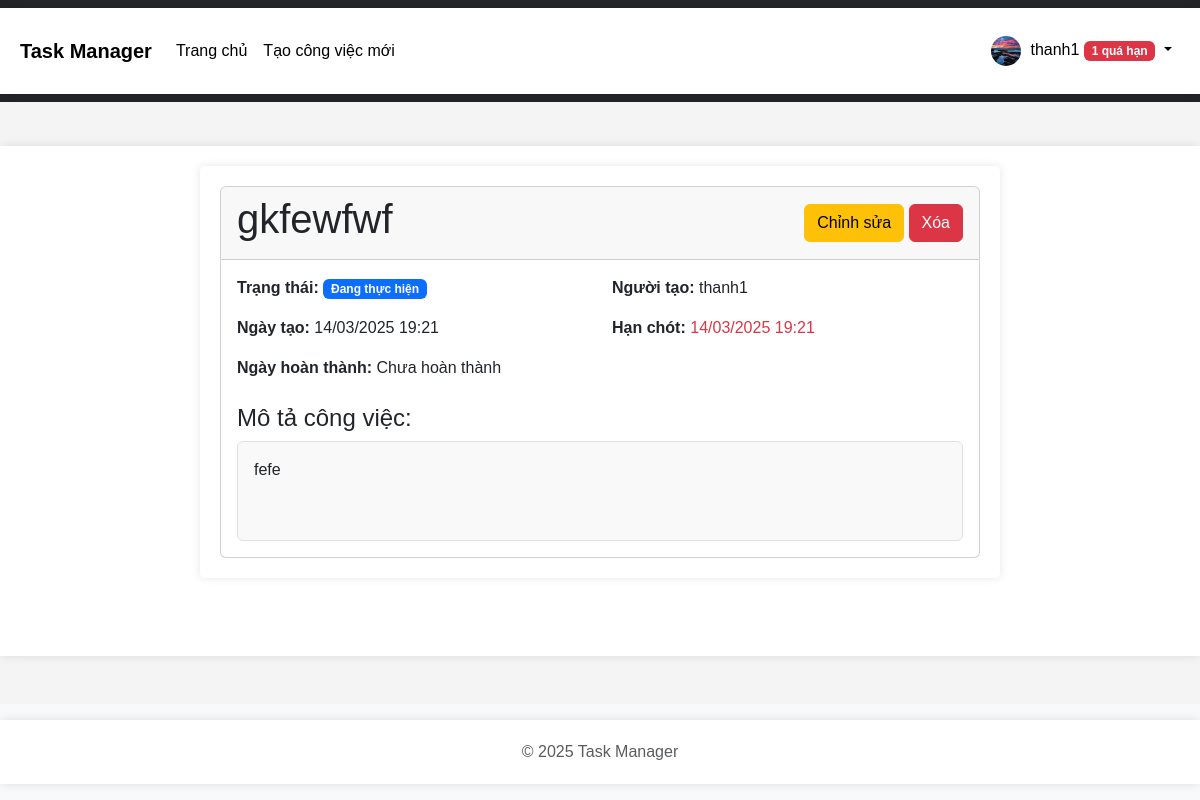
The app's page /view/1 (signed in), older data.
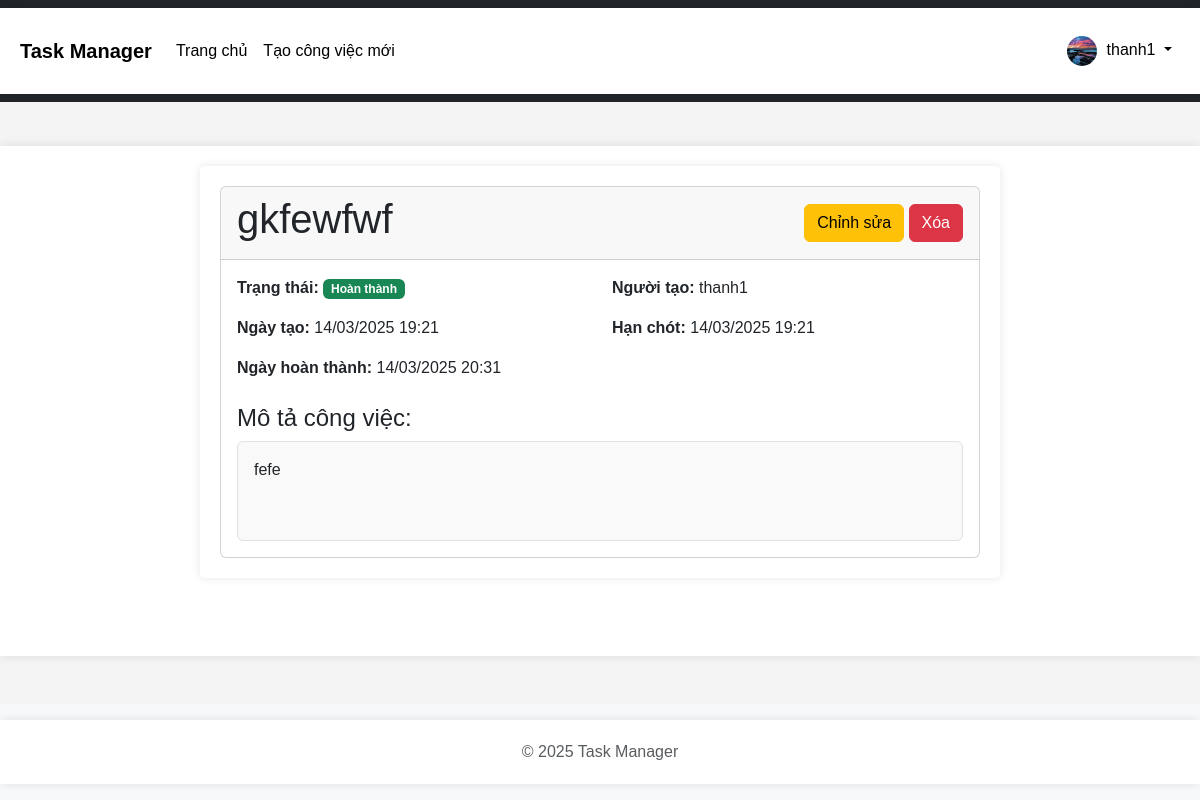
The same page, newer data.
### app/models.py (models this page shows, shortened)
class Task(db.Model):
    id = db.Column(db.Integer, primary_key=True)
    title = db.Column(db.String(100), nullable=False)
    description = db.Column(db.Text)
    status = db.Column(db.String(20), default='pending')  # pending, in_progress, completed
    created = db.Column(db.DateTime, default=datetime.utcnow)
    deadline = db.Column(db.DateTime)
    finished = db.Column(db.DateTime)
    user_id = db.Column(db.Integer, db.ForeignKey('user.id'), nullable=False)
    def is_overdue(self):
        return not self.finished and self.deadline and self.deadline < datetime.utcnow()

### app/routes/tasks.py (the view)
@bp.route('/view/<int:task_id>')
@login_required
def view(task_id):
    task = Task.query.get_or_404(task_id)
    if not current_user.is_admin and task.user_id != current_user.id:
        flash('Bạn không có quyền xem công việc này.', 'danger')
        return redirect(url_for('tasks.index'))
    return render_template('tasks/view.html', title=task.title, task=task)

### app/__init__.py (called while the page is built)
def create_app(config_name='default'):
    app = Flask(__name__)
    app.config.from_object(config[config_name])
    db.init_app(app)
    migrate.init_app(app, db)
    login_manager.init_app(app)
    @app.template_filter('nl2br')
    def nl2br_filter(text):
        if text:
            return jinja2.utils.markupsafe.Markup(text.replace('\n', '<br>'))
        return ''
    from app.routes.auth import bp as auth_bp
    from app.routes.tasks import bp as tasks_bp
    app.register_blueprint(auth_bp)
    app.register_blueprint(tasks_bp)
    avatar_dir = os.path.join(app.static_folder, 'avatars')
    if not os.path.exists(avatar_dir):
        os.makedirs(avatar_dir)
    @login_manager.user_loader
    def load_user(user_id):
        from app.models import User
        return User.query.get(int(user_id))
    return app

### app/models.py (called while the page is built)
    @property
    def overdue_count(self):
        return Task.query.filter_by(user_id=self.id, finished=None).filter(
            Task.deadline < datetime.utcnow()).count()

### app/templates/tasks/view.html (shortened to what this page needs)
{% extends "base.html" %}
{% block content %}
    <div class="view-task-container">
        <div class="card">
            <div class="card-header d-flex justify-content-between align-items-center">
                <h1 class="card-title">{{ task.title }}</h1>
                <div>
                    <a href="{{ url_for('tasks.edit', task_id=task.id) }}" class="btn btn-warning">Chỉnh sửa</a>
                    <button class="btn btn-danger" data-bs-toggle="modal" data-bs-target="#deleteModal">Xóa</button>
                </div>
            </div>
            <div class="card-body">
                <div class="row mb-3">
                    <div class="col-md-6">
                        <strong>Trạng thái:</strong>
                        {% if task.status == 'pending' %}
                            <span class="badge bg-warning">Chờ xử lý</span>
                        {% elif task.status == 'in_progress' %}
                            <span class="badge bg-primary">Đang thực hiện</span>
                        {% elif task.status == 'completed' %}
                            <span class="badge bg-success">Hoàn thành</span>
                        {% endif %}
                    </div>
                    <div class="col-md-6">
                        <strong>Người tạo:</strong> {{ task.user.username }}
                    </div>
                </div>
                <div class="row mb-3">
                    <div class="col-md-6">
                        <strong>Ngày tạo:</strong> {{ task.created.strftime('%d/%m/%Y %H:%M') }}
                    </div>
                    <div class="col-md-6">
                        <strong>Hạn chót:</strong>
                        <span class="{% if task.is_overdue() %}text-danger{% endif %}">
                            {{ task.deadline.strftime('%d/%m/%Y %H:%M') if task.deadline else 'N/A' }}
                        </span>
                    </div>
                </div>
                <div class="row mb-3">
                    <div class="col-md-6">
                        <strong>Ngày hoàn thành:</strong> {{ task.finished.strftime('%d/%m/%Y %H:%M') if task.finished else 'Chưa hoàn thành' }}
                    </div>
                </div>
                <div class="mt-4">
                    <h4>Mô tả công việc:</h4>
                    <div class="description-box p-3 border rounded">
                        {% if task.description %}
                            {{ task.description|nl2br }}
                        {% else %}
                            <em>Không có mô tả</em>
                        {% endif %}
                    </div>
                </div>
            </div>
        </div>
    </div>
{% endblock %}

### app/templates/base.html (shortened to what this page needs)
<!DOCTYPE html>
<html lang="vi">
<head>
    <link href="https://cdn.jsdelivr.net/npm/bootstrap@5.3.0-alpha1/dist/css/bootstrap.min.css" rel="stylesheet">
    <link rel="stylesheet" href="{{ url_for('static', filename='css/main.css') }}">
</head>
<body>
    <header>
        <nav class="navbar navbar-expand-lg navbar-dark bg-dark">
            <div class="container">
                <a class="navbar-brand" href="{{ url_for('tasks.index') }}">Task Manager</a>
                <div class="collapse navbar-collapse" id="navbarNav">
                    <ul class="navbar-nav me-auto">
                        {% if current_user.is_authenticated %}
                            <li class="nav-item">
                                <a class="nav-link" href="{{ url_for('tasks.index') }}">Trang chủ</a>
                            </li>
                            <li class="nav-item">
                                <a class="nav-link" href="{{ url_for('tasks.create') }}">Tạo công việc mới</a>
                            </li>
                        {% endif %}
                    </ul>
                    <ul class="navbar-nav">
                        {% if current_user.is_authenticated %}
                            <li class="nav-item dropdown">
                                <a class="nav-link dropdown-toggle" href="#" id="navbarDropdown" role="button" data-bs-toggle="dropdown">
                                    {% if current_user.avatar %}
                                        <img src="{{ url_for('static', filename='avatars/' + current_user.avatar) }}" class="rounded-circle avatar-small" alt="Avatar">
                                    {% else %}
                                        <img src="https://avatar-placeholder.iran.liara.run/" class="rounded-circle avatar-small" alt="Avatar">
                                    {% endif %}
                                    {{ current_user.username }}
                                    {% if current_user.overdue_count and current_user.overdue_count > 0 %}
                                        <span class="badge bg-danger">{{ current_user.overdue_count }} quá hạn</span>
                                    {% endif %}
                                </a>
                            </li>
                        {% endif %}
                    </ul>
                </div>
            </div>
        </nav>
    </header>
    <main class="container mt-4">
        {% block content %}{% endblock %}
    </main>
    <footer class="footer mt-5 py-3 bg-light">
        <div class="container text-center">
            <span class="text-muted">&copy; 2025 Task Manager</span>
        </div>
    </footer>
</body>
</html>

Row changes from the older to the newer data that the page shows:
changed Task "gkfewfwf": status "in_progress" → "completed" (drawn); finished "Chưa hoàn thành" → "14/03/2025 20:31"
Text that changed along with them:
{{ current_user.overdue_count }}: "1" → (not shown)
text no longer shown: "quá hạn Đang thực hiện"
text now shown: "Hoàn thành"
